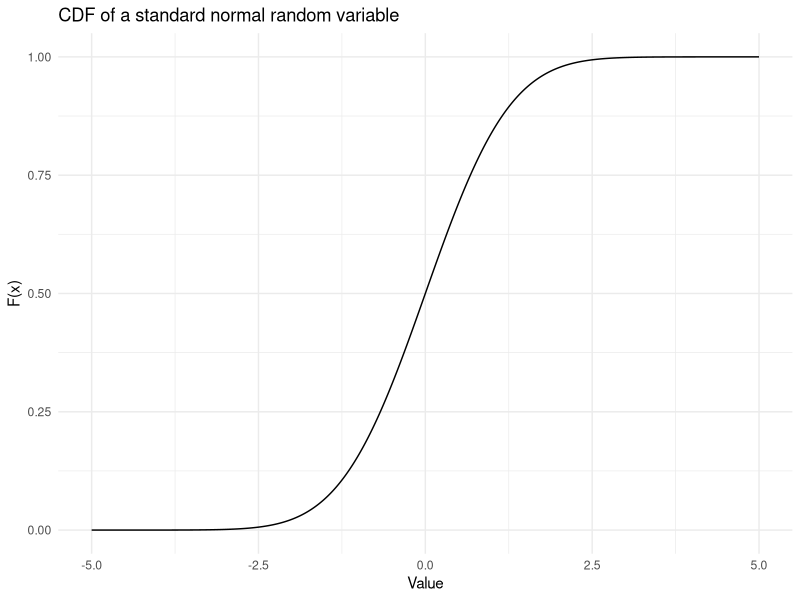
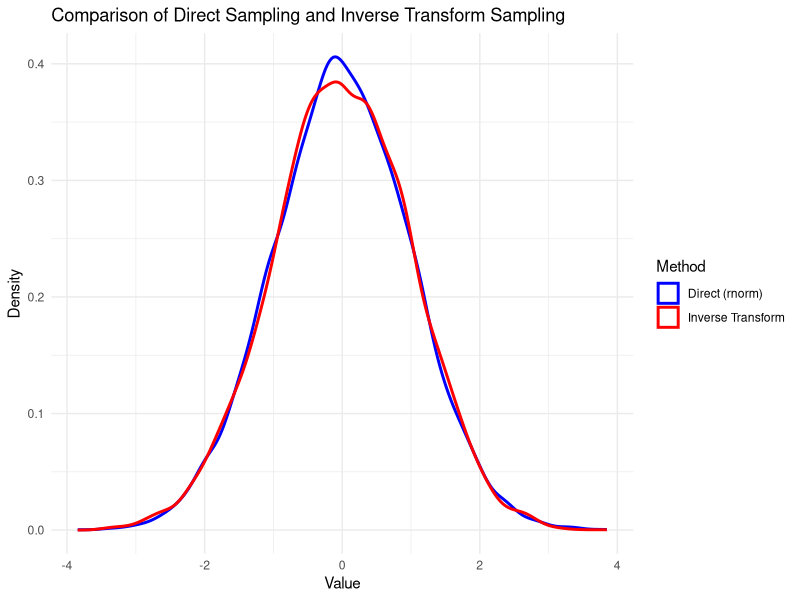

Source code (R) for these figures, in order:
# Load necessary libraries
library(ggplot2)

# Draw CDF of a standard normal distribution to understand the basic idea
ggplot(NULL, aes(x = seq(-5,5, by=0.01), y = pnorm(seq(-5,5, by=0.01)))) + geom_line() +
  labs(
    title = "CDF of a standard normal random variable",
    x = "Value",
    y = "F(x)"
  ) + theme_minimal() 


# Set seed for reproducibility
set.seed(123)

# Number of samples
n <- 10000

# Method 1: Directly use rnorm()
samples_direct <- rnorm(n)

# Method 2: Use runif() and inverse CDF (quantile function)
samples_inverse <- qnorm(runif(n))

# Create a data frame for plotting
df <- data.frame(
  Method = rep(c("Direct (rnorm)", "Inverse Transform"), each = n),
  Value = c(samples_direct, samples_inverse)
)

# Plot the densities
ggplot(df, aes(x = Value, color = Method)) +
  geom_density(linewidth = 1) +
  labs(
    title = "Comparison of Direct Sampling and Inverse Transform Sampling",
    x = "Value",
    y = "Density"
  ) +
  theme_minimal() +
  scale_color_manual(values = c("Direct (rnorm)" = "blue", "Inverse Transform" = "red"))